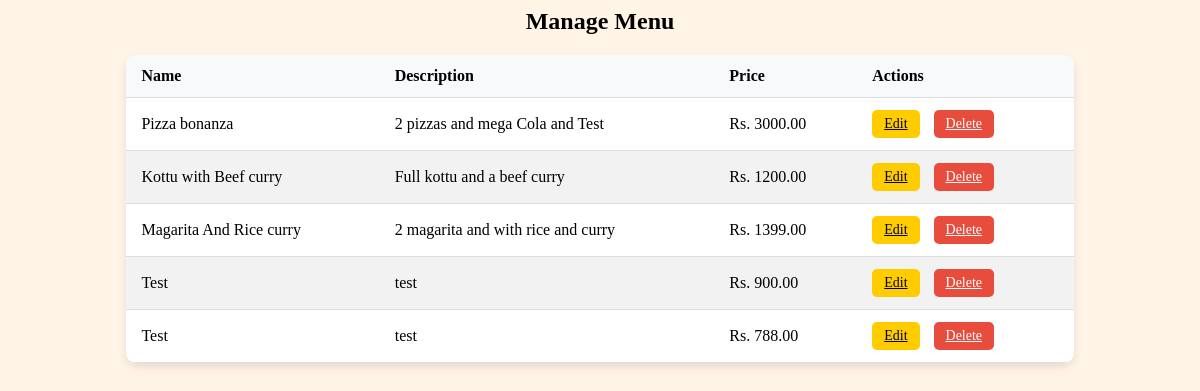
The page /manage_menu/ on the database as committed earlier.
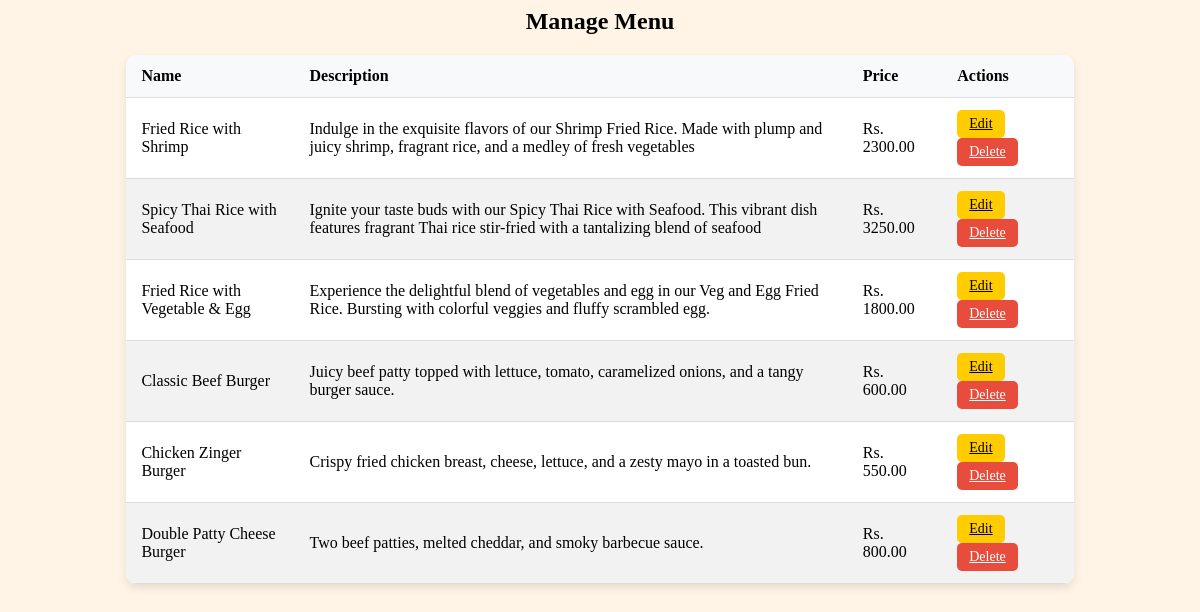
The same page on the database as committed later.
### webstore/models.py (models this page shows, shortened)
class Menu(models.Model):
    name = models.CharField(max_length=50)
    description = models.CharField(max_length=400)
    price = models.FloatField()
    img_url = models.ImageField(upload_to='static/')

### webstore/views.py (the view)
# urls.py: path('manage_menu/', views.manage_menu, name='manage_menu'),
def manage_menu(request):
    items = Menu.objects.all()
    return render(request, 'manage_menu.html', {'items': items})

### webstore/templates/manage_menu.html (shortened to what this page needs)
<h2 class="center">Manage Menu</h2>
<table class="table">
    <thead>
        <tr>
            <th>Name</th>
            <th>Description</th>
            <th>Price</th>
            <th>Actions</th>
        </tr>
    </thead>
    <tbody>
        {% for item in items %}
        <tr>
            <td>{{ item.name }}</td>
            <td>{{ item.description }}</td>
            <td>Rs. {{ item.price|floatformat:2 }}</td>
            <td class="d-flex">
                <a href="{% url 'edit_menu' item.id %}" class="btn btn-warning btn-sm me-2">Edit</a>
                <a href="{% url 'delete_menu' item.id %}" class="btn btn-danger btn-sm">Delete</a>
            </td>
        </tr>
        {% endfor %}
    </tbody>
</table>

Rows that differ between the two databases and show on the page:
removed Menu: name "Pizza bonanza", description "2 pizzas and mega Cola and Test", price "3000.00"
removed Menu: name "Kottu with Beef curry", description "Full kottu and a beef curry", price "1200.00"
removed Menu: name "Magarita And Rice curry", description "2 magarita and with rice and curry", price "1399.00"
removed Menu: name "Test", description "test", price "900.00"
removed Menu: name "Test", description "test", price "788.00"
added Menu: name "Fried Rice with Shrimp", description "Indulge in the exquisite flavors of our Shrimp Fried Rice. Made with plump and juicy shrimp, fragrant rice, and a medley of fresh vegetables", price "2300.00"
added Menu: name "Spicy Thai Rice with Seafood", description "Ignite your taste buds with our Spicy Thai Rice with Seafood. This vibrant dish features fragrant Thai rice stir-fried with a tantalizing blend of seafood", price "3250.00"
added Menu: name "Fried Rice with Vegetable & Egg", description "Experience the delightful blend of vegetables and egg in our Veg and Egg Fried Rice. Bursting with colorful veggies and fluffy scrambled egg.", price "1800.00"
added Menu: name "Classic Beef Burger", description "Juicy beef patty topped with lettuce, tomato, caramelized onions, and a tangy burger sauce.", price "600.00"
added Menu: name "Chicken Zinger Burger", description "Crispy fried chicken breast, cheese, lettuce, and a zesty mayo in a toasted bun.", price "550.00"
added Menu: name "Double Patty Cheese Burger", description "Two beef patties, melted cheddar, and smoky barbecue sauce.", price "800.00"
